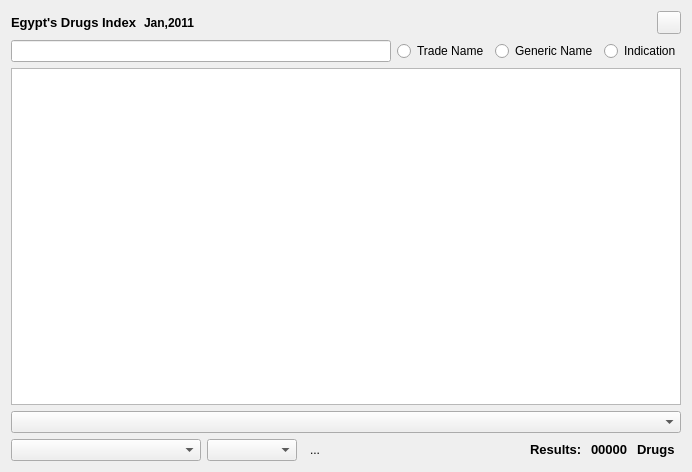
<?xml version="1.0" encoding="UTF-8"?>
<ui version="4.0">
 <class>drugIndex</class>
 <widget class="QDialog" name="drugIndex">
  <property name="geometry">
   <rect>
    <x>0</x>
    <y>0</y>
    <width>692</width>
    <height>472</height>
   </rect>
  </property>
  <property name="windowTitle">
   <string>Dialog</string>
  </property>
  <layout class="QGridLayout" name="gridLayout">
   <item row="0" column="0">
    <widget class="QLabel" name="title">
     <property name="font">
      <font>
       <pointsize>10</pointsize>
       <weight>75</weight>
       <bold>true</bold>
      </font>
     </property>
     <property name="text">
      <string>Egypt's Drugs Index</string>
     </property>
    </widget>
   </item>
   <item row="4" column="0" colspan="3">
    <widget class="QComboBox" name="manufacturer">
     <property name="editable">
      <bool>false</bool>
     </property>
    </widget>
   </item>
   <item row="1" column="0" colspan="11">
    <layout class="QHBoxLayout" name="horizontalLayout">
     <item>
      <widget class="QLineEdit" name="search">
       <property name="clearButtonEnabled">
        <bool>true</bool>
       </property>
      </widget>
     </item>
     <item>
      <widget class="QRadioButton" name="tradeName">
       <property name="text">
        <string>Trade Name</string>
       </property>
      </widget>
     </item>
     <item>
      <widget class="QRadioButton" name="genericName">
       <property name="text">
        <string>Generic Name</string>
       </property>
      </widget>
     </item>
     <item>
      <widget class="QRadioButton" name="indication">
       <property name="text">
        <string>Indication</string>
       </property>
      </widget>
     </item>
    </layout>
   </item>
   <item row="4" column="3">
    <widget class="QComboBox" name="form">
     <property name="sizePolicy">
      <sizepolicy hsizetype="Fixed" vsizetype="Fixed">
       <horstretch>0</horstretch>
       <verstretch>0</verstretch>
      </sizepolicy>
     </property>
     <property name="minimumSize">
      <size>
       <width>90</width>
       <height>0</height>
      </size>
     </property>
     <property name="editable">
      <bool>false</bool>
     </property>
    </widget>
   </item>
   <item row="2" column="0" colspan="11">
    <widget class="QTableView" name="indexTable">
     <property name="editTriggers">
      <set>QAbstractItemView::NoEditTriggers</set>
     </property>
     <property name="selectionBehavior">
      <enum>QAbstractItemView::SelectRows</enum>
     </property>
     <property name="gridStyle">
      <enum>Qt::DotLine</enum>
     </property>
     <property name="sortingEnabled">
      <bool>true</bool>
     </property>
     <property name="cornerButtonEnabled">
      <bool>false</bool>
     </property>
     <attribute name="horizontalHeaderCascadingSectionResizes">
      <bool>true</bool>
     </attribute>
     <attribute name="verticalHeaderVisible">
      <bool>false</bool>
     </attribute>
    </widget>
   </item>
   <item row="3" column="0" colspan="11">
    <widget class="QComboBox" name="categories">
     <property name="sizePolicy">
      <sizepolicy hsizetype="Expanding" vsizetype="Fixed">
       <horstretch>0</horstretch>
       <verstretch>0</verstretch>
      </sizepolicy>
     </property>
     <property name="editable">
      <bool>false</bool>
     </property>
    </widget>
   </item>
   <item row="4" column="6">
    <widget class="QLabel" name="results">
     <property name="text">
      <string>&lt;html&gt;&lt;head/&gt;&lt;body&gt;&lt;p&gt;&lt;span style=&quot; font-size:10pt; font-weight:600;&quot;&gt;Results: &lt;/span&gt;&lt;/p&gt;&lt;/body&gt;&lt;/html&gt;</string>
     </property>
    </widget>
   </item>
   <item row="4" column="7" colspan="2">
    <widget class="QLabel" name="resultsCount">
     <property name="minimumSize">
      <size>
       <width>40</width>
       <height>0</height>
      </size>
     </property>
     <property name="text">
      <string>&lt;html&gt;&lt;head/&gt;&lt;body&gt;&lt;p&gt;&lt;span style=&quot; font-size:10pt; font-weight:600;&quot;&gt;00000&lt;/span&gt;&lt;/p&gt;&lt;/body&gt;&lt;/html&gt;</string>
     </property>
    </widget>
   </item>
   <item row="4" column="9" colspan="2">
    <widget class="QLabel" name="drugs">
     <property name="text">
      <string>&lt;html&gt;&lt;head/&gt;&lt;body&gt;&lt;p&gt;&lt;span style=&quot; font-size:10pt; font-weight:600;&quot;&gt; Drugs&lt;/span&gt;&lt;/p&gt;&lt;/body&gt;&lt;/html&gt;</string>
     </property>
    </widget>
   </item>
   <item row="4" column="5">
    <spacer name="horizontalSpacer_3">
     <property name="orientation">
      <enum>Qt::Horizontal</enum>
     </property>
     <property name="sizeType">
      <enum>QSizePolicy::Expanding</enum>
     </property>
     <property name="sizeHint" stdset="0">
      <size>
       <width>40</width>
       <height>20</height>
      </size>
     </property>
    </spacer>
   </item>
   <item row="4" column="4">
    <widget class="QToolButton" name="resetButton">
     <property name="toolTip">
      <string>Reset Filters</string>
     </property>
     <property name="text">
      <string>...</string>
     </property>
     <property name="icon">
      <iconset resource="../res/resources.qrc">
       <normaloff>:/Graphics/ex</normaloff>:/Graphics/ex</iconset>
     </property>
     <property name="autoRaise">
      <bool>true</bool>
     </property>
    </widget>
   </item>
   <item row="0" column="10">
    <widget class="QToolButton" name="closeButton">
     <property name="text">
      <string/>
     </property>
    </widget>
   </item>
   <item row="0" column="8" colspan="2">
    <spacer name="horizontalSpacer_2">
     <property name="orientation">
      <enum>Qt::Horizontal</enum>
     </property>
     <property name="sizeHint" stdset="0">
      <size>
       <width>37</width>
       <height>20</height>
      </size>
     </property>
    </spacer>
   </item>
   <item row="0" column="2" colspan="6">
    <spacer name="horizontalSpacer">
     <property name="orientation">
      <enum>Qt::Horizontal</enum>
     </property>
     <property name="sizeHint" stdset="0">
      <size>
       <width>284</width>
       <height>19</height>
      </size>
     </property>
    </spacer>
   </item>
   <item row="0" column="1">
    <widget class="QLabel" name="updated">
     <property name="font">
      <font>
       <weight>75</weight>
       <bold>true</bold>
      </font>
     </property>
     <property name="text">
      <string>Jan,2011</string>
     </property>
    </widget>
   </item>
  </layout>
 </widget>
 <resources>
  <include location="../res/resources.qrc"/>
 </resources>
 <connections/>
</ui>
